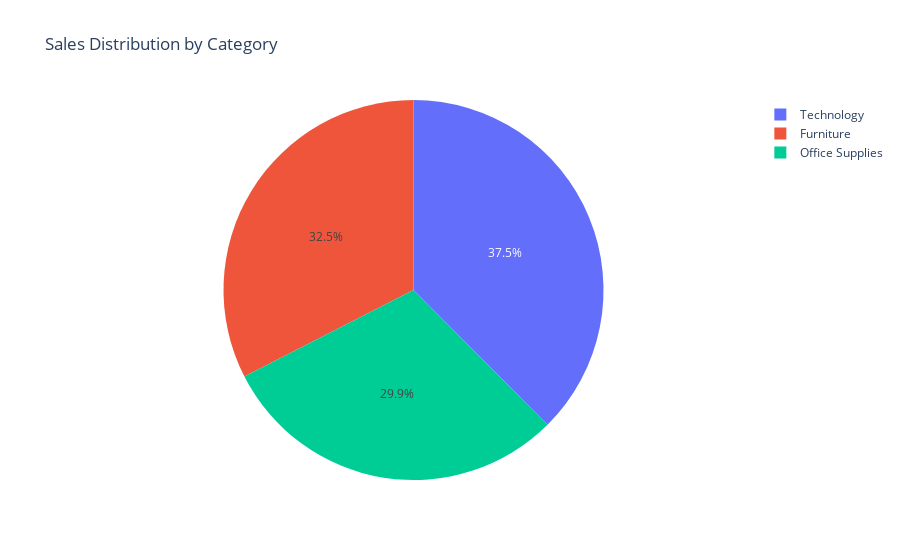

Notebook code cell kept with this figure:
### Markdown cell above
### 3) Category-wise Sales

### Code cell
import plotly.express as px

sales_by_category = df.groupby('category')['sales'].sum().reset_index()

fig = px.pie(sales_by_category, names='category', values='sales', 
             title='Sales Distribution by Category')

fig.show()

### Figure 1 — Plotly figure (JSON) as saved in the notebook; plotly's stock layout.template omitted (floating-point values rounded to 4 significant figures)
{"data": [{"domain": {"x": [0, 1], "y": [0, 1]}, "hovertemplate": "category=%{label}<br>sales=%{value}<extra></extra>", "labels": ["Furniture", "Office Supplies", "Technology"], "legendgroup": "", "name": "", "showlegend": true, "type": "pie", "values": [3846000.0, 3539000.0, 4438000.0]}], "layout": {"legend": {"tracegroupgap": 0}, "title": {"text": "Sales Distribution by Category"}}}
